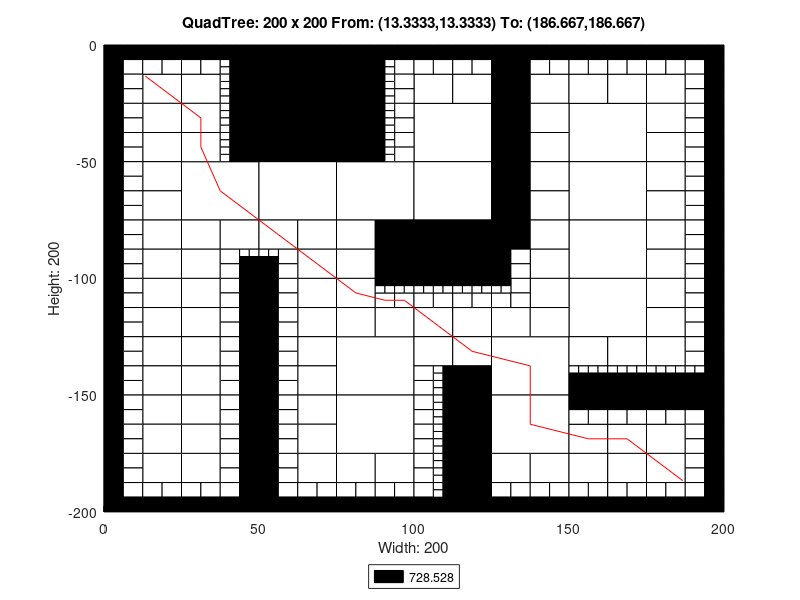

Source code (MATLAB):
axis([0 200 -200 0]);
title('QuadTree: 200 x 200 From: (13.3333,13.3333) To: (186.667,186.667)');
xlabel('Width: 200');
ylabel('Height: 200');
rectangle('Position',[50 -25 25 25], 'FaceColor',[0 0 0]);
rectangle('Position',[50 -50 25 25], 'FaceColor',[0 0 0]);
rectangle('Position',[25 -75 25 25], 'FaceColor',[1 1 1]);
rectangle('Position',[50 -75 25 25], 'FaceColor',[1 1 1]);
rectangle('Position',[75 -75 25 25], 'FaceColor',[1 1 1]);
rectangle('Position',[100 -50 25 25], 'FaceColor',[1 1 1]);
rectangle('Position',[150 -50 25 25], 'FaceColor',[1 1 1]);
rectangle('Position',[100 -75 25 25], 'FaceColor',[1 1 1]);
rectangle('Position',[100 -100 25 25], 'FaceColor',[0 0 0]);
rectangle('Position',[150 -75 25 25], 'FaceColor',[1 1 1]);
rectangle('Position',[150 -100 25 25], 'FaceColor',[1 1 1]);
rectangle('Position',[75 -150 25 25], 'FaceColor',[1 1 1]);
rectangle('Position',[75 -175 25 25], 'FaceColor',[1 1 1]);
rectangle('Position',[125 -150 25 25], 'FaceColor',[1 1 1]);
rectangle('Position',[150 -125 25 25], 'FaceColor',[1 1 1]);
rectangle('Position',[125 -175 25 25], 'FaceColor',[1 1 1]);
rectangle('Position',[12.5 -25 12.5 12.5], 'FaceColor',[1 1 1]);
rectangle('Position',[25 -25 12.5 12.5], 'FaceColor',[1 1 1]);
rectangle('Position',[12.5 -37.5 12.5 12.5], 'FaceColor',[1 1 1]);
rectangle('Position',[12.5 -50 12.5 12.5], 'FaceColor',[1 1 1]);
rectangle('Position',[25 -37.5 12.5 12.5], 'FaceColor',[1 1 1]);
rectangle('Position',[25 -50 12.5 12.5], 'FaceColor',[1 1 1]);
rectangle('Position',[75 -12.5 12.5 12.5], 'FaceColor',[0 0 0]);
rectangle('Position',[75 -25 12.5 12.5], 'FaceColor',[0 0 0]);
rectangle('Position',[75 -37.5 12.5 12.5], 'FaceColor',[0 0 0]);
rectangle('Position',[75 -50 12.5 12.5], 'FaceColor',[0 0 0]);
rectangle('Position',[12.5 -62.5 12.5 12.5], 'FaceColor',[1 1 1]);
rectangle('Position',[12.5 -75 12.5 12.5], 'FaceColor',[1 1 1]);
rectangle('Position',[12.5 -87.5 12.5 12.5], 'FaceColor',[1 1 1]);
rectangle('Position',[12.5 -100 12.5 12.5], 'FaceColor',[1 1 1]);
rectangle('Position',[25 -87.5 12.5 12.5], 'FaceColor',[1 1 1]);
rectangle('Position',[37.5 -87.5 12.5 12.5], 'FaceColor',[1 1 1]);
rectangle('Position',[25 -100 12.5 12.5], 'FaceColor',[1 1 1]);
rectangle('Position',[50 -87.5 12.5 12.5], 'FaceColor',[1 1 1]);
rectangle('Position',[62.5 -87.5 12.5 12.5], 'FaceColor',[1 1 1]);
rectangle('Position',[62.5 -100 12.5 12.5], 'FaceColor',[1 1 1]);
rectangle('Position',[75 -87.5 12.5 12.5], 'FaceColor',[1 1 1]);
rectangle('Position',[87.5 -87.5 12.5 12.5], 'FaceColor',[0 0 0]);
rectangle('Position',[75 -100 12.5 12.5], 'FaceColor',[1 1 1]);
rectangle('Position',[87.5 -100 12.5 12.5], 'FaceColor',[0 0 0]);
rectangle('Position',[100 -25 12.5 12.5], 'FaceColor',[1 1 1]);
rectangle('Position',[112.5 -25 12.5 12.5], 'FaceColor',[1 1 1]);
rectangle('Position',[125 -12.5 12.5 12.5], 'FaceColor',[0 0 0]);
rectangle('Position',[125 -25 12.5 12.5], 'FaceColor',[0 0 0]);
rectangle('Position',[137.5 -25 12.5 12.5], 'FaceColor',[1 1 1]);
rectangle('Position',[125 -37.5 12.5 12.5], 'FaceColor',[0 0 0]);
rectangle('Position',[137.5 -37.5 12.5 12.5], 'FaceColor',[1 1 1]);
rectangle('Position',[125 -50 12.5 12.5], 'FaceColor',[0 0 0]);
rectangle('Position',[137.5 -50 12.5 12.5], 'FaceColor',[1 1 1]);
rectangle('Position',[150 -25 12.5 12.5], 'FaceColor',[1 1 1]);
rectangle('Position',[162.5 -25 12.5 12.5], 'FaceColor',[1 1 1]);
rectangle('Position',[175 -25 12.5 12.5], 'FaceColor',[1 1 1]);
rectangle('Position',[175 -37.5 12.5 12.5], 'FaceColor',[1 1 1]);
rectangle('Position',[175 -50 12.5 12.5], 'FaceColor',[1 1 1]);
rectangle('Position',[125 -62.5 12.5 12.5], 'FaceColor',[0 0 0]);
rectangle('Position',[137.5 -62.5 12.5 12.5], 'FaceColor',[1 1 1]);
rectangle('Position',[125 -75 12.5 12.5], 'FaceColor',[0 0 0]);
rectangle('Position',[137.5 -75 12.5 12.5], 'FaceColor',[1 1 1]);
rectangle('Position',[125 -87.5 12.5 12.5], 'FaceColor',[0 0 0]);
rectangle('Position',[137.5 -87.5 12.5 12.5], 'FaceColor',[1 1 1]);
rectangle('Position',[137.5 -100 12.5 12.5], 'FaceColor',[1 1 1]);
rectangle('Position',[175 -62.5 12.5 12.5], 'FaceColor',[1 1 1]);
rectangle('Position',[175 -75 12.5 12.5], 'FaceColor',[1 1 1]);
rectangle('Position',[175 -87.5 12.5 12.5], 'FaceColor',[1 1 1]);
rectangle('Position',[175 -100 12.5 12.5], 'FaceColor',[1 1 1]);
rectangle('Position',[12.5 -112.5 12.5 12.5], 'FaceColor',[1 1 1]);
rectangle('Position',[12.5 -125 12.5 12.5], 'FaceColor',[1 1 1]);
rectangle('Position',[25 -112.5 12.5 12.5], 'FaceColor',[1 1 1]);
rectangle('Position',[25 -125 12.5 12.5], 'FaceColor',[1 1 1]);
rectangle('Position',[12.5 -137.5 12.5 12.5], 'FaceColor',[1 1 1]);
rectangle('Position',[12.5 -150 12.5 12.5], 'FaceColor',[1 1 1]);
rectangle('Position',[25 -137.5 12.5 12.5], 'FaceColor',[1 1 1]);
rectangle('Position',[25 -150 12.5 12.5], 'FaceColor',[1 1 1]);
rectangle('Position',[62.5 -112.5 12.5 12.5], 'FaceColor',[1 1 1]);
rectangle('Position',[62.5 -125 12.5 12.5], 'FaceColor',[1 1 1]);
rectangle('Position',[75 -112.5 12.5 12.5], 'FaceColor',[1 1 1]);
rectangle('Position',[75 -125 12.5 12.5], 'FaceColor',[1 1 1]);
rectangle('Position',[87.5 -125 12.5 12.5], 'FaceColor',[1 1 1]);
rectangle('Position',[62.5 -137.5 12.5 12.5], 'FaceColor',[1 1 1]);
rectangle('Position',[62.5 -150 12.5 12.5], 'FaceColor',[1 1 1]);
rectangle('Position',[12.5 -162.5 12.5 12.5], 'FaceColor',[1 1 1]);
rectangle('Position',[12.5 -175 12.5 12.5], 'FaceColor',[1 1 1]);
rectangle('Position',[25 -162.5 12.5 12.5], 'FaceColor',[1 1 1]);
rectangle('Position',[25 -175 12.5 12.5], 'FaceColor',[1 1 1]);
rectangle('Position',[12.5 -187.5 12.5 12.5], 'FaceColor',[1 1 1]);
rectangle('Position',[25 -187.5 12.5 12.5], 'FaceColor',[1 1 1]);
rectangle('Position',[62.5 -162.5 12.5 12.5], 'FaceColor',[1 1 1]);
rectangle('Position',[62.5 -175 12.5 12.5], 'FaceColor',[1 1 1]);
rectangle('Position',[62.5 -187.5 12.5 12.5], 'FaceColor',[1 1 1]);
rectangle('Position',[75 -187.5 12.5 12.5], 'FaceColor',[1 1 1]);
rectangle('Position',[87.5 -187.5 12.5 12.5], 'FaceColor',[1 1 1]);
rectangle('Position',[100 -125 12.5 12.5], 'FaceColor',[1 1 1]);
rectangle('Position',[112.5 -125 12.5 12.5], 'FaceColor',[1 1 1]);
rectangle('Position',[137.5 -112.5 12.5 12.5], 'FaceColor',[1 1 1]);
rectangle('Position',[125 -125 12.5 12.5], 'FaceColor',[1 1 1]);
rectangle('Position',[137.5 -125 12.5 12.5], 'FaceColor',[1 1 1]);
rectangle('Position',[100 -137.5 12.5 12.5], 'FaceColor',[1 1 1]);
rectangle('Position',[112.5 -137.5 12.5 12.5], 'FaceColor',[1 1 1]);
rectangle('Position',[112.5 -150 12.5 12.5], 'FaceColor',[0 0 0]);
rectangle('Position',[175 -112.5 12.5 12.5], 'FaceColor',[1 1 1]);
rectangle('Position',[175 -125 12.5 12.5], 'FaceColor',[1 1 1]);
rectangle('Position',[150 -137.5 12.5 12.5], 'FaceColor',[1 1 1]);
rectangle('Position',[162.5 -137.5 12.5 12.5], 'FaceColor',[1 1 1]);
rectangle('Position',[175 -137.5 12.5 12.5], 'FaceColor',[1 1 1]);
rectangle('Position',[112.5 -162.5 12.5 12.5], 'FaceColor',[0 0 0]);
rectangle('Position',[112.5 -175 12.5 12.5], 'FaceColor',[0 0 0]);
rectangle('Position',[112.5 -187.5 12.5 12.5], 'FaceColor',[0 0 0]);
rectangle('Position',[112.5 -200 12.5 12.5], 'FaceColor',[0 0 0]);
rectangle('Position',[125 -187.5 12.5 12.5], 'FaceColor',[1 1 1]);
rectangle('Position',[137.5 -187.5 12.5 12.5], 'FaceColor',[1 1 1]);
rectangle('Position',[150 -175 12.5 12.5], 'FaceColor',[1 1 1]);
rectangle('Position',[162.5 -175 12.5 12.5], 'FaceColor',[1 1 1]);
rectangle('Position',[175 -175 12.5 12.5], 'FaceColor',[1 1 1]);
rectangle('Position',[150 -187.5 12.5 12.5], 'FaceColor',[1 1 1]);
rectangle('Position',[162.5 -187.5 12.5 12.5], 'FaceColor',[1 1 1]);
rectangle('Position',[175 -187.5 12.5 12.5], 'FaceColor',[1 1 1]);
rectangle('Position',[0 -6.25 6.25 6.25], 'FaceColor',[0 0 0]);
rectangle('Position',[6.25 -6.25 6.25 6.25], 'FaceColor',[0 0 0]);
rectangle('Position',[0 -12.5 6.25 6.25], 'FaceColor',[0 0 0]);
rectangle('Position',[6.25 -12.5 6.25 6.25], 'FaceColor',[1 1 1]);
rectangle('Position',[12.5 -6.25 6.25 6.25], 'FaceColor',[0 0 0]);
rectangle('Position',[18.75 -6.25 6.25 6.25], 'FaceColor',[0 0 0]);
rectangle('Position',[12.5 -12.5 6.25 6.25], 'FaceColor',[1 1 1]);
rectangle('Position',[18.75 -12.5 6.25 6.25], 'FaceColor',[1 1 1]);
rectangle('Position',[0 -18.75 6.25 6.25], 'FaceColor',[0 0 0]);
rectangle('Position',[6.25 -18.75 6.25 6.25], 'FaceColor',[1 1 1]);
rectangle('Position',[0 -25 6.25 6.25], 'FaceColor',[0 0 0]);
rectangle('Position',[6.25 -25 6.25 6.25], 'FaceColor',[1 1 1]);
rectangle('Position',[25 -6.25 6.25 6.25], 'FaceColor',[0 0 0]);
rectangle('Position',[31.25 -6.25 6.25 6.25], 'FaceColor',[0 0 0]);
rectangle('Position',[25 -12.5 6.25 6.25], 'FaceColor',[1 1 1]);
rectangle('Position',[31.25 -12.5 6.25 6.25], 'FaceColor',[1 1 1]);
rectangle('Position',[37.5 -6.25 6.25 6.25], 'FaceColor',[0 0 0]);
rectangle('Position',[43.75 -6.25 6.25 6.25], 'FaceColor',[0 0 0]);
rectangle('Position',[43.75 -12.5 6.25 6.25], 'FaceColor',[0 0 0]);
rectangle('Position',[43.75 -18.75 6.25 6.25], 'FaceColor',[0 0 0]);
rectangle('Position',[43.75 -25 6.25 6.25], 'FaceColor',[0 0 0]);
rectangle('Position',[0 -31.25 6.25 6.25], 'FaceColor',[0 0 0]);
rectangle('Position',[6.25 -31.25 6.25 6.25], 'FaceColor',[1 1 1]);
rectangle('Position',[0 -37.5 6.25 6.25], 'FaceColor',[0 0 0]);
rectangle('Position',[6.25 -37.5 6.25 6.25], 'FaceColor',[1 1 1]);
rectangle('Position',[0 -43.75 6.25 6.25], 'FaceColor',[0 0 0]);
rectangle('Position',[6.25 -43.75 6.25 6.25], 'FaceColor',[1 1 1]);
rectangle('Position',[0 -50 6.25 6.25], 'FaceColor',[0 0 0]);
rectangle('Position',[6.25 -50 6.25 6.25], 'FaceColor',[1 1 1]);
rectangle('Position',[43.75 -31.25 6.25 6.25], 'FaceColor',[0 0 0]);
rectangle('Position',[43.75 -37.5 6.25 6.25], 'FaceColor',[0 0 0]);
rectangle('Position',[43.75 -43.75 6.25 6.25], 'FaceColor',[0 0 0]);
rectangle('Position',[43.75 -50 6.25 6.25], 'FaceColor',[0 0 0]);
rectangle('Position',[87.5 -6.25 6.25 6.25], 'FaceColor',[0 0 0]);
rectangle('Position',[93.75 -6.25 6.25 6.25], 'FaceColor',[0 0 0]);
rectangle('Position',[93.75 -12.5 6.25 6.25], 'FaceColor',[1 1 1]);
rectangle('Position',[93.75 -18.75 6.25 6.25], 'FaceColor',[1 1 1]);
rectangle('Position',[93.75 -25 6.25 6.25], 'FaceColor',[1 1 1]);
rectangle('Position',[93.75 -31.25 6.25 6.25], 'FaceColor',[1 1 1]);
rectangle('Position',[93.75 -37.5 6.25 6.25], 'FaceColor',[1 1 1]);
rectangle('Position',[93.75 -43.75 6.25 6.25], 'FaceColor',[1 1 1]);
rectangle('Position',[93.75 -50 6.25 6.25], 'FaceColor',[1 1 1]);
rectangle('Position',[0 -56.25 6.25 6.25], 'FaceColor',[0 0 0]);
rectangle('Position',[6.25 -56.25 6.25 6.25], 'FaceColor',[1 1 1]);
rectangle('Position',[0 -62.5 6.25 6.25], 'FaceColor',[0 0 0]);
rectangle('Position',[6.25 -62.5 6.25 6.25], 'FaceColor',[1 1 1]);
rectangle('Position',[0 -68.75 6.25 6.25], 'FaceColor',[0 0 0]);
rectangle('Position',[6.25 -68.75 6.25 6.25], 'FaceColor',[1 1 1]);
rectangle('Position',[0 -75 6.25 6.25], 'FaceColor',[0 0 0]);
rectangle('Position',[6.25 -75 6.25 6.25], 'FaceColor',[1 1 1]);
rectangle('Position',[0 -81.25 6.25 6.25], 'FaceColor',[0 0 0]);
rectangle('Position',[6.25 -81.25 6.25 6.25], 'FaceColor',[1 1 1]);
rectangle('Position',[0 -87.5 6.25 6.25], 'FaceColor',[0 0 0]);
rectangle('Position',[6.25 -87.5 6.25 6.25], 'FaceColor',[1 1 1]);
rectangle('Position',[0 -93.75 6.25 6.25], 'FaceColor',[0 0 0]);
rectangle('Position',[6.25 -93.75 6.25 6.25], 'FaceColor',[1 1 1]);
rectangle('Position',[0 -100 6.25 6.25], 'FaceColor',[0 0 0]);
rectangle('Position',[6.25 -100 6.25 6.25], 'FaceColor',[1 1 1]);
rectangle('Position',[37.5 -93.75 6.25 6.25], 'FaceColor',[1 1 1]);
rectangle('Position',[37.5 -100 6.25 6.25], 'FaceColor',[1 1 1]);
rectangle('Position',[43.75 -100 6.25 6.25], 'FaceColor',[0 0 0]);
rectangle('Position',[56.25 -93.75 6.25 6.25], 'FaceColor',[1 1 1]);
rectangle('Position',[50 -100 6.25 6.25], 'FaceColor',[0 0 0]);
rectangle('Position',[56.25 -100 6.25 6.25], 'FaceColor',[1 1 1]);
rectangle('Position',[100 -6.25 6.25 6.25], 'FaceColor',[0 0 0]);
rectangle('Position',[106.25 -6.25 6.25 6.25], 'FaceColor',[0 0 0]);
rectangle('Position',[100 -12.5 6.25 6.25], 'FaceColor',[1 1 1]);
rectangle('Position',[106.25 -12.5 6.25 6.25], 'FaceColor',[1 1 1]);
rectangle('Position',[112.5 -6.25 6.25 6.25], 'FaceColor',[0 0 0]);
rectangle('Position',[118.75 -6.25 6.25 6.25], 'FaceColor',[0 0 0]);
rectangle('Position',[112.5 -12.5 6.25 6.25], 'FaceColor',[1 1 1]);
rectangle('Position',[118.75 -12.5 6.25 6.25], 'FaceColor',[1 1 1]);
rectangle('Position',[137.5 -6.25 6.25 6.25], 'FaceColor',[0 0 0]);
rectangle('Position',[143.75 -6.25 6.25 6.25], 'FaceColor',[0 0 0]);
rectangle('Position',[137.5 -12.5 6.25 6.25], 'FaceColor',[1 1 1]);
rectangle('Position',[143.75 -12.5 6.25 6.25], 'FaceColor',[1 1 1]);
rectangle('Position',[150 -6.25 6.25 6.25], 'FaceColor',[0 0 0]);
rectangle('Position',[156.25 -6.25 6.25 6.25], 'FaceColor',[0 0 0]);
rectangle('Position',[150 -12.5 6.25 6.25], 'FaceColor',[1 1 1]);
rectangle('Position',[156.25 -12.5 6.25 6.25], 'FaceColor',[1 1 1]);
rectangle('Position',[162.5 -6.25 6.25 6.25], 'FaceColor',[0 0 0]);
rectangle('Position',[168.75 -6.25 6.25 6.25], 'FaceColor',[0 0 0]);
rectangle('Position',[162.5 -12.5 6.25 6.25], 'FaceColor',[1 1 1]);
rectangle('Position',[168.75 -12.5 6.25 6.25], 'FaceColor',[1 1 1]);
rectangle('Position',[175 -6.25 6.25 6.25], 'FaceColor',[0 0 0]);
rectangle('Position',[181.25 -6.25 6.25 6.25], 'FaceColor',[0 0 0]);
rectangle('Position',[175 -12.5 6.25 6.25], 'FaceColor',[1 1 1]);
rectangle('Position',[181.25 -12.5 6.25 6.25], 'FaceColor',[1 1 1]);
rectangle('Position',[187.5 -6.25 6.25 6.25], 'FaceColor',[0 0 0]);
rectangle('Position',[193.75 -6.25 6.25 6.25], 'FaceColor',[0 0 0]);
rectangle('Position',[187.5 -12.5 6.25 6.25], 'FaceColor',[1 1 1]);
rectangle('Position',[193.75 -12.5 6.25 6.25], 'FaceColor',[0 0 0]);
rectangle('Position',[187.5 -18.75 6.25 6.25], 'FaceColor',[1 1 1]);
rectangle('Position',[193.75 -18.75 6.25 6.25], 'FaceColor',[0 0 0]);
rectangle('Position',[187.5 -25 6.25 6.25], 'FaceColor',[1 1 1]);
rectangle('Position',[193.75 -25 6.25 6.25], 'FaceColor',[0 0 0]);
rectangle('Position',[187.5 -31.25 6.25 6.25], 'FaceColor',[1 1 1]);
rectangle('Position',[193.75 -31.25 6.25 6.25], 'FaceColor',[0 0 0]);
rectangle('Position',[187.5 -37.5 6.25 6.25], 'FaceColor',[1 1 1]);
rectangle('Position',[193.75 -37.5 6.25 6.25], 'FaceColor',[0 0 0]);
rectangle('Position',[187.5 -43.75 6.25 6.25], 'FaceColor',[1 1 1]);
rectangle('Position',[193.75 -43.75 6.25 6.25], 'FaceColor',[0 0 0]);
rectangle('Position',[187.5 -50 6.25 6.25], 'FaceColor',[1 1 1]);
rectangle('Position',[193.75 -50 6.25 6.25], 'FaceColor',[0 0 0]);
rectangle('Position',[125 -93.75 6.25 6.25], 'FaceColor',[0 0 0]);
rectangle('Position',[131.25 -93.75 6.25 6.25], 'FaceColor',[1 1 1]);
rectangle('Position',[125 -100 6.25 6.25], 'FaceColor',[0 0 0]);
rectangle('Position',[131.25 -100 6.25 6.25], 'FaceColor',[1 1 1]);
rectangle('Position',[187.5 -56.25 6.25 6.25], 'FaceColor',[1 1 1]);
rectangle('Position',[193.75 -56.25 6.25 6.25], 'FaceColor',[0 0 0]);
rectangle('Position',[187.5 -62.5 6.25 6.25], 'FaceColor',[1 1 1]);
rectangle('Position',[193.75 -62.5 6.25 6.25], 'FaceColor',[0 0 0]);
rectangle('Position',[187.5 -68.75 6.25 6.25], 'FaceColor',[1 1 1]);
rectangle('Position',[193.75 -68.75 6.25 6.25], 'FaceColor',[0 0 0]);
rectangle('Position',[187.5 -75 6.25 6.25], 'FaceColor',[1 1 1]);
rectangle('Position',[193.75 -75 6.25 6.25], 'FaceColor',[0 0 0]);
rectangle('Position',[187.5 -81.25 6.25 6.25], 'FaceColor',[1 1 1]);
rectangle('Position',[193.75 -81.25 6.25 6.25], 'FaceColor',[0 0 0]);
rectangle('Position',[187.5 -87.5 6.25 6.25], 'FaceColor',[1 1 1]);
rectangle('Position',[193.75 -87.5 6.25 6.25], 'FaceColor',[0 0 0]);
rectangle('Position',[187.5 -93.75 6.25 6.25], 'FaceColor',[1 1 1]);
rectangle('Position',[193.75 -93.75 6.25 6.25], 'FaceColor',[0 0 0]);
rectangle('Position',[187.5 -100 6.25 6.25], 'FaceColor',[1 1 1]);
rectangle('Position',[193.75 -100 6.25 6.25], 'FaceColor',[0 0 0]);
rectangle('Position',[0 -106.25 6.25 6.25], 'FaceColor',[0 0 0]);
rectangle('Position',[6.25 -106.25 6.25 6.25], 'FaceColor',[1 1 1]);
rectangle('Position',[0 -112.5 6.25 6.25], 'FaceColor',[0 0 0]);
rectangle('Position',[6.25 -112.5 6.25 6.25], 'FaceColor',[1 1 1]);
rectangle('Position',[0 -118.75 6.25 6.25], 'FaceColor',[0 0 0]);
rectangle('Position',[6.25 -118.75 6.25 6.25], 'FaceColor',[1 1 1]);
rectangle('Position',[0 -125 6.25 6.25], 'FaceColor',[0 0 0]);
rectangle('Position',[6.25 -125 6.25 6.25], 'FaceColor',[1 1 1]);
rectangle('Position',[37.5 -106.25 6.25 6.25], 'FaceColor',[1 1 1]);
rectangle('Position',[43.75 -106.25 6.25 6.25], 'FaceColor',[0 0 0]);
rectangle('Position',[37.5 -112.5 6.25 6.25], 'FaceColor',[1 1 1]);
rectangle('Position',[43.75 -112.5 6.25 6.25], 'FaceColor',[0 0 0]);
rectangle('Position',[37.5 -118.75 6.25 6.25], 'FaceColor',[1 1 1]);
rectangle('Position',[43.75 -118.75 6.25 6.25], 'FaceColor',[0 0 0]);
rectangle('Position',[37.5 -125 6.25 6.25], 'FaceColor',[1 1 1]);
rectangle('Position',[43.75 -125 6.25 6.25], 'FaceColor',[0 0 0]);
rectangle('Position',[0 -131.25 6.25 6.25], 'FaceColor',[0 0 0]);
rectangle('Position',[6.25 -131.25 6.25 6.25], 'FaceColor',[1 1 1]);
rectangle('Position',[0 -137.5 6.25 6.25], 'FaceColor',[0 0 0]);
rectangle('Position',[6.25 -137.5 6.25 6.25], 'FaceColor',[1 1 1]);
rectangle('Position',[0 -143.75 6.25 6.25], 'FaceColor',[0 0 0]);
rectangle('Position',[6.25 -143.75 6.25 6.25], 'FaceColor',[1 1 1]);
rectangle('Position',[0 -150 6.25 6.25], 'FaceColor',[0 0 0]);
rectangle('Position',[6.25 -150 6.25 6.25], 'FaceColor',[1 1 1]);
rectangle('Position',[37.5 -131.25 6.25 6.25], 'FaceColor',[1 1 1]);
rectangle('Position',[43.75 -131.25 6.25 6.25], 'FaceColor',[0 0 0]);
rectangle('Position',[37.5 -137.5 6.25 6.25], 'FaceColor',[1 1 1]);
rectangle('Position',[43.75 -137.5 6.25 6.25], 'FaceColor',[0 0 0]);
rectangle('Position',[37.5 -143.75 6.25 6.25], 'FaceColor',[1 1 1]);
rectangle('Position',[43.75 -143.75 6.25 6.25], 'FaceColor',[0 0 0]);
rectangle('Position',[37.5 -150 6.25 6.25], 'FaceColor',[1 1 1]);
rectangle('Position',[43.75 -150 6.25 6.25], 'FaceColor',[0 0 0]);
rectangle('Position',[50 -106.25 6.25 6.25], 'FaceColor',[0 0 0]);
rectangle('Position',[56.25 -106.25 6.25 6.25], 'FaceColor',[1 1 1]);
rectangle('Position',[50 -112.5 6.25 6.25], 'FaceColor',[0 0 0]);
rectangle('Position',[56.25 -112.5 6.25 6.25], 'FaceColor',[1 1 1]);
rectangle('Position',[50 -118.75 6.25 6.25], 'FaceColor',[0 0 0]);
rectangle('Position',[56.25 -118.75 6.25 6.25], 'FaceColor',[1 1 1]);
rectangle('Position',[50 -125 6.25 6.25], 'FaceColor',[0 0 0]);
rectangle('Position',[56.25 -125 6.25 6.25], 'FaceColor',[1 1 1]);
rectangle('Position',[87.5 -112.5 6.25 6.25], 'FaceColor',[1 1 1]);
rectangle('Position',[93.75 -112.5 6.25 6.25], 'FaceColor',[1 1 1]);
rectangle('Position',[50 -131.25 6.25 6.25], 'FaceColor',[0 0 0]);
rectangle('Position',[56.25 -131.25 6.25 6.25], 'FaceColor',[1 1 1]);
rectangle('Position',[50 -137.5 6.25 6.25], 'FaceColor',[0 0 0]);
rectangle('Position',[56.25 -137.5 6.25 6.25], 'FaceColor',[1 1 1]);
rectangle('Position',[50 -143.75 6.25 6.25], 'FaceColor',[0 0 0]);
rectangle('Position',[56.25 -143.75 6.25 6.25], 'FaceColor',[1 1 1]);
rectangle('Position',[50 -150 6.25 6.25], 'FaceColor',[0 0 0]);
rectangle('Position',[56.25 -150 6.25 6.25], 'FaceColor',[1 1 1]);
rectangle('Position',[0 -156.25 6.25 6.25], 'FaceColor',[0 0 0]);
rectangle('Position',[6.25 -156.25 6.25 6.25], 'FaceColor',[1 1 1]);
rectangle('Position',[0 -162.5 6.25 6.25], 'FaceColor',[0 0 0]);
rectangle('Position',[6.25 -162.5 6.25 6.25], 'FaceColor',[1 1 1]);
rectangle('Position',[0 -168.75 6.25 6.25], 'FaceColor',[0 0 0]);
rectangle('Position',[6.25 -168.75 6.25 6.25], 'FaceColor',[1 1 1]);
rectangle('Position',[0 -175 6.25 6.25], 'FaceColor',[0 0 0]);
rectangle('Position',[6.25 -175 6.25 6.25], 'FaceColor',[1 1 1]);
rectangle('Position',[37.5 -156.25 6.25 6.25], 'FaceColor',[1 1 1]);
rectangle('Position',[43.75 -156.25 6.25 6.25], 'FaceColor',[0 0 0]);
rectangle('Position',[37.5 -162.5 6.25 6.25], 'FaceColor',[1 1 1]);
rectangle('Position',[43.75 -162.5 6.25 6.25], 'FaceColor',[0 0 0]);
rectangle('Position',[37.5 -168.75 6.25 6.25], 'FaceColor',[1 1 1]);
rectangle('Position',[43.75 -168.75 6.25 6.25], 'FaceColor',[0 0 0]);
rectangle('Position',[37.5 -175 6.25 6.25], 'FaceColor',[1 1 1]);
rectangle('Position',[43.75 -175 6.25 6.25], 'FaceColor',[0 0 0]);
rectangle('Position',[0 -181.25 6.25 6.25], 'FaceColor',[0 0 0]);
rectangle('Position',[6.25 -181.25 6.25 6.25], 'FaceColor',[1 1 1]);
rectangle('Position',[0 -187.5 6.25 6.25], 'FaceColor',[0 0 0]);
rectangle('Position',[6.25 -187.5 6.25 6.25], 'FaceColor',[1 1 1]);
rectangle('Position',[0 -193.75 6.25 6.25], 'FaceColor',[0 0 0]);
rectangle('Position',[6.25 -193.75 6.25 6.25], 'FaceColor',[1 1 1]);
rectangle('Position',[0 -200 6.25 6.25], 'FaceColor',[0 0 0]);
rectangle('Position',[6.25 -200 6.25 6.25], 'FaceColor',[0 0 0]);
rectangle('Position',[12.5 -193.75 6.25 6.25], 'FaceColor',[1 1 1]);
rectangle('Position',[18.75 -193.75 6.25 6.25], 'FaceColor',[1 1 1]);
rectangle('Position',[12.5 -200 6.25 6.25], 'FaceColor',[0 0 0]);
rectangle('Position',[18.75 -200 6.25 6.25], 'FaceColor',[0 0 0]);
rectangle('Position',[37.5 -181.25 6.25 6.25], 'FaceColor',[1 1 1]);
rectangle('Position',[43.75 -181.25 6.25 6.25], 'FaceColor',[0 0 0]);
rectangle('Position',[37.5 -187.5 6.25 6.25], 'FaceColor',[1 1 1]);
rectangle('Position',[43.75 -187.5 6.25 6.25], 'FaceColor',[0 0 0]);
rectangle('Position',[25 -193.75 6.25 6.25], 'FaceColor',[1 1 1]);
rectangle('Position',[31.25 -193.75 6.25 6.25], 'FaceColor',[1 1 1]);
rectangle('Position',[25 -200 6.25 6.25], 'FaceColor',[0 0 0]);
rectangle('Position',[31.25 -200 6.25 6.25], 'FaceColor',[0 0 0]);
rectangle('Position',[37.5 -193.75 6.25 6.25], 'FaceColor',[1 1 1]);
rectangle('Position',[43.75 -193.75 6.25 6.25], 'FaceColor',[0 0 0]);
rectangle('Position',[37.5 -200 6.25 6.25], 'FaceColor',[0 0 0]);
rectangle('Position',[43.75 -200 6.25 6.25], 'FaceColor',[0 0 0]);
rectangle('Position',[50 -156.25 6.25 6.25], 'FaceColor',[0 0 0]);
rectangle('Position',[56.25 -156.25 6.25 6.25], 'FaceColor',[1 1 1]);
rectangle('Position',[50 -162.5 6.25 6.25], 'FaceColor',[0 0 0]);
rectangle('Position',[56.25 -162.5 6.25 6.25], 'FaceColor',[1 1 1]);
rectangle('Position',[50 -168.75 6.25 6.25], 'FaceColor',[0 0 0]);
rectangle('Position',[56.25 -168.75 6.25 6.25], 'FaceColor',[1 1 1]);
rectangle('Position',[50 -175 6.25 6.25], 'FaceColor',[0 0 0]);
rectangle('Position',[56.25 -175 6.25 6.25], 'FaceColor',[1 1 1]);
rectangle('Position',[50 -181.25 6.25 6.25], 'FaceColor',[0 0 0]);
rectangle('Position',[56.25 -181.25 6.25 6.25], 'FaceColor',[1 1 1]);
rectangle('Position',[50 -187.5 6.25 6.25], 'FaceColor',[0 0 0]);
rectangle('Position',[56.25 -187.5 6.25 6.25], 'FaceColor',[1 1 1]);
rectangle('Position',[50 -193.75 6.25 6.25], 'FaceColor',[0 0 0]);
rectangle('Position',[56.25 -193.75 6.25 6.25], 'FaceColor',[1 1 1]);
rectangle('Position',[50 -200 6.25 6.25], 'FaceColor',[0 0 0]);
rectangle('Position',[56.25 -200 6.25 6.25], 'FaceColor',[0 0 0]);
rectangle('Position',[62.5 -193.75 6.25 6.25], 'FaceColor',[1 1 1]);
rectangle('Position',[68.75 -193.75 6.25 6.25], 'FaceColor',[1 1 1]);
rectangle('Position',[62.5 -200 6.25 6.25], 'FaceColor',[0 0 0]);
rectangle('Position',[68.75 -200 6.25 6.25], 'FaceColor',[0 0 0]);
rectangle('Position',[75 -193.75 6.25 6.25], 'FaceColor',[1 1 1]);
rectangle('Position',[81.25 -193.75 6.25 6.25], 'FaceColor',[1 1 1]);
rectangle('Position',[75 -200 6.25 6.25], 'FaceColor',[0 0 0]);
rectangle('Position',[81.25 -200 6.25 6.25], 'FaceColor',[0 0 0]);
rectangle('Position',[87.5 -193.75 6.25 6.25], 'FaceColor',[1 1 1]);
rectangle('Position',[93.75 -193.75 6.25 6.25], 'FaceColor',[1 1 1]);
rectangle('Position',[87.5 -200 6.25 6.25], 'FaceColor',[0 0 0]);
rectangle('Position',[93.75 -200 6.25 6.25], 'FaceColor',[0 0 0]);
rectangle('Position',[100 -112.5 6.25 6.25], 'FaceColor',[1 1 1]);
rectangle('Position',[106.25 -112.5 6.25 6.25], 'FaceColor',[1 1 1]);
rectangle('Position',[112.5 -112.5 6.25 6.25], 'FaceColor',[1 1 1]);
rectangle('Position',[118.75 -112.5 6.25 6.25], 'FaceColor',[1 1 1]);
rectangle('Position',[131.25 -106.25 6.25 6.25], 'FaceColor',[1 1 1]);
rectangle('Position',[125 -112.5 6.25 6.25], 'FaceColor',[1 1 1]);
rectangle('Position',[131.25 -112.5 6.25 6.25], 'FaceColor',[1 1 1]);
rectangle('Position',[100 -143.75 6.25 6.25], 'FaceColor',[1 1 1]);
rectangle('Position',[100 -150 6.25 6.25], 'FaceColor',[1 1 1]);
rectangle('Position',[187.5 -106.25 6.25 6.25], 'FaceColor',[1 1 1]);
rectangle('Position',[193.75 -106.25 6.25 6.25], 'FaceColor',[0 0 0]);
rectangle('Position',[187.5 -112.5 6.25 6.25], 'FaceColor',[1 1 1]);
rectangle('Position',[193.75 -112.5 6.25 6.25], 'FaceColor',[0 0 0]);
rectangle('Position',[187.5 -118.75 6.25 6.25], 'FaceColor',[1 1 1]);
rectangle('Position',[193.75 -118.75 6.25 6.25], 'FaceColor',[0 0 0]);
rectangle('Position',[187.5 -125 6.25 6.25], 'FaceColor',[1 1 1]);
rectangle('Position',[193.75 -125 6.25 6.25], 'FaceColor',[0 0 0]);
rectangle('Position',[150 -150 6.25 6.25], 'FaceColor',[0 0 0]);
rectangle('Position',[156.25 -150 6.25 6.25], 'FaceColor',[0 0 0]);
rectangle('Position',[162.5 -150 6.25 6.25], 'FaceColor',[0 0 0]);
rectangle('Position',[168.75 -150 6.25 6.25], 'FaceColor',[0 0 0]);
rectangle('Position',[187.5 -131.25 6.25 6.25], 'FaceColor',[1 1 1]);
rectangle('Position',[193.75 -131.25 6.25 6.25], 'FaceColor',[0 0 0]);
rectangle('Position',[187.5 -137.5 6.25 6.25], 'FaceColor',[1 1 1]);
rectangle('Position',[193.75 -137.5 6.25 6.25], 'FaceColor',[0 0 0]);
rectangle('Position',[175 -150 6.25 6.25], 'FaceColor',[0 0 0]);
rectangle('Position',[181.25 -150 6.25 6.25], 'FaceColor',[0 0 0]);
rectangle('Position',[193.75 -143.75 6.25 6.25], 'FaceColor',[0 0 0]);
rectangle('Position',[187.5 -150 6.25 6.25], 'FaceColor',[0 0 0]);
rectangle('Position',[193.75 -150 6.25 6.25], 'FaceColor',[0 0 0]);
rectangle('Position',[100 -156.25 6.25 6.25], 'FaceColor',[1 1 1]);
rectangle('Position',[100 -162.5 6.25 6.25], 'FaceColor',[1 1 1]);
rectangle('Position',[100 -168.75 6.25 6.25], 'FaceColor',[1 1 1]);
rectangle('Position',[100 -175 6.25 6.25], 'FaceColor',[1 1 1]);
rectangle('Position',[100 -181.25 6.25 6.25], 'FaceColor',[1 1 1]);
rectangle('Position',[100 -187.5 6.25 6.25], 'FaceColor',[1 1 1]);
rectangle('Position',[100 -193.75 6.25 6.25], 'FaceColor',[1 1 1]);
rectangle('Position',[100 -200 6.25 6.25], 'FaceColor',[0 0 0]);
rectangle('Position',[106.25 -200 6.25 6.25], 'FaceColor',[0 0 0]);
rectangle('Position',[125 -193.75 6.25 6.25], 'FaceColor',[1 1 1]);
rectangle('Position',[131.25 -193.75 6.25 6.25], 'FaceColor',[1 1 1]);
rectangle('Position',[125 -200 6.25 6.25], 'FaceColor',[0 0 0]);
rectangle('Position',[131.25 -200 6.25 6.25], 'FaceColor',[0 0 0]);
rectangle('Position',[137.5 -193.75 6.25 6.25], 'FaceColor',[1 1 1]);
rectangle('Position',[143.75 -193.75 6.25 6.25], 'FaceColor',[1 1 1]);
rectangle('Position',[137.5 -200 6.25 6.25], 'FaceColor',[0 0 0]);
rectangle('Position',[143.75 -200 6.25 6.25], 'FaceColor',[0 0 0]);
rectangle('Position',[150 -156.25 6.25 6.25], 'FaceColor',[0 0 0]);
rectangle('Position',[156.25 -156.25 6.25 6.25], 'FaceColor',[0 0 0]);
rectangle('Position',[150 -162.5 6.25 6.25], 'FaceColor',[1 1 1]);
rectangle('Position',[156.25 -162.5 6.25 6.25], 'FaceColor',[1 1 1]);
rectangle('Position',[162.5 -156.25 6.25 6.25], 'FaceColor',[0 0 0]);
rectangle('Position',[168.75 -156.25 6.25 6.25], 'FaceColor',[0 0 0]);
rectangle('Position',[162.5 -162.5 6.25 6.25], 'FaceColor',[1 1 1]);
rectangle('Position',[168.75 -162.5 6.25 6.25], 'FaceColor',[1 1 1]);
rectangle('Position',[175 -156.25 6.25 6.25], 'FaceColor',[0 0 0]);
rectangle('Position',[181.25 -156.25 6.25 6.25], 'FaceColor',[0 0 0]);
rectangle('Position',[175 -162.5 6.25 6.25], 'FaceColor',[1 1 1]);
rectangle('Position',[181.25 -162.5 6.25 6.25], 'FaceColor',[1 1 1]);
rectangle('Position',[187.5 -156.25 6.25 6.25], 'FaceColor',[0 0 0]);
rectangle('Position',[193.75 -156.25 6.25 6.25], 'FaceColor',[0 0 0]);
rectangle('Position',[187.5 -162.5 6.25 6.25], 'FaceColor',[1 1 1]);
rectangle('Position',[193.75 -162.5 6.25 6.25], 'FaceColor',[0 0 0]);
rectangle('Position',[187.5 -168.75 6.25 6.25], 'FaceColor',[1 1 1]);
rectangle('Position',[193.75 -168.75 6.25 6.25], 'FaceColor',[0 0 0]);
rectangle('Position',[187.5 -175 6.25 6.25], 'FaceColor',[1 1 1]);
rectangle('Position',[193.75 -175 6.25 6.25], 'FaceColor',[0 0 0]);
rectangle('Position',[150 -193.75 6.25 6.25], 'FaceColor',[1 1 1]);
rectangle('Position',[156.25 -193.75 6.25 6.25], 'FaceColor',[1 1 1]);
rectangle('Position',[150 -200 6.25 6.25], 'FaceColor',[0 0 0]);
rectangle('Position',[156.25 -200 6.25 6.25], 'FaceColor',[0 0 0]);
rectangle('Position',[162.5 -193.75 6.25 6.25], 'FaceColor',[1 1 1]);
rectangle('Position',[168.75 -193.75 6.25 6.25], 'FaceColor',[1 1 1]);
rectangle('Position',[162.5 -200 6.25 6.25], 'FaceColor',[0 0 0]);
rectangle('Position',[168.75 -200 6.25 6.25], 'FaceColor',[0 0 0]);
rectangle('Position',[187.5 -181.25 6.25 6.25], 'FaceColor',[1 1 1]);
rectangle('Position',[193.75 -181.25 6.25 6.25], 'FaceColor',[0 0 0]);
rectangle('Position',[187.5 -187.5 6.25 6.25], 'FaceColor',[1 1 1]);
rectangle('Position',[193.75 -187.5 6.25 6.25], 'FaceColor',[0 0 0]);
rectangle('Position',[175 -193.75 6.25 6.25], 'FaceColor',[1 1 1]);
rectangle('Position',[181.25 -193.75 6.25 6.25], 'FaceColor',[1 1 1]);
rectangle('Position',[175 -200 6.25 6.25], 'FaceColor',[0 0 0]);
rectangle('Position',[181.25 -200 6.25 6.25], 'FaceColor',[0 0 0]);
rectangle('Position',[187.5 -193.75 6.25 6.25], 'FaceColor',[1 1 1]);
rectangle('Position',[193.75 -193.75 6.25 6.25], 'FaceColor',[0 0 0]);
rectangle('Position',[187.5 -200 6.25 6.25], 'FaceColor',[0 0 0]);
rectangle('Position',[193.75 -200 6.25 6.25], 'FaceColor',[0 0 0]);
rectangle('Position',[37.5 -9.375 3.125 3.125], 'FaceColor',[1 1 1]);
rectangle('Position',[40.625 -9.375 3.125 3.125], 'FaceColor',[0 0 0]);
rectangle('Position',[37.5 -12.5 3.125 3.125], 'FaceColor',[1 1 1]);
rectangle('Position',[40.625 -12.5 3.125 3.125], 'FaceColor',[0 0 0]);
rectangle('Position',[37.5 -15.625 3.125 3.125], 'FaceColor',[1 1 1]);
rectangle('Position',[40.625 -15.625 3.125 3.125], 'FaceColor',[0 0 0]);
rectangle('Position',[37.5 -18.75 3.125 3.125], 'FaceColor',[1 1 1]);
rectangle('Position',[40.625 -18.75 3.125 3.125], 'FaceColor',[0 0 0]);
rectangle('Position',[37.5 -21.875 3.125 3.125], 'FaceColor',[1 1 1]);
rectangle('Position',[40.625 -21.875 3.125 3.125], 'FaceColor',[0 0 0]);
rectangle('Position',[37.5 -25 3.125 3.125], 'FaceColor',[1 1 1]);
rectangle('Position',[40.625 -25 3.125 3.125], 'FaceColor',[0 0 0]);
rectangle('Position',[37.5 -28.125 3.125 3.125], 'FaceColor',[1 1 1]);
rectangle('Position',[40.625 -28.125 3.125 3.125], 'FaceColor',[0 0 0]);
rectangle('Position',[37.5 -31.25 3.125 3.125], 'FaceColor',[1 1 1]);
rectangle('Position',[40.625 -31.25 3.125 3.125], 'FaceColor',[0 0 0]);
rectangle('Position',[37.5 -34.375 3.125 3.125], 'FaceColor',[1 1 1]);
rectangle('Position',[40.625 -34.375 3.125 3.125], 'FaceColor',[0 0 0]);
rectangle('Position',[37.5 -37.5 3.125 3.125], 'FaceColor',[1 1 1]);
rectangle('Position',[40.625 -37.5 3.125 3.125], 'FaceColor',[0 0 0]);
rectangle('Position',[37.5 -40.625 3.125 3.125], 'FaceColor',[1 1 1]);
rectangle('Position',[40.625 -40.625 3.125 3.125], 'FaceColor',[0 0 0]);
rectangle('Position',[37.5 -43.75 3.125 3.125], 'FaceColor',[1 1 1]);
rectangle('Position',[40.625 -43.75 3.125 3.125], 'FaceColor',[0 0 0]);
rectangle('Position',[37.5 -46.875 3.125 3.125], 'FaceColor',[1 1 1]);
rectangle('Position',[40.625 -46.875 3.125 3.125], 'FaceColor',[0 0 0]);
rectangle('Position',[37.5 -50 3.125 3.125], 'FaceColor',[1 1 1]);
rectangle('Position',[40.625 -50 3.125 3.125], 'FaceColor',[0 0 0]);
rectangle('Position',[87.5 -9.375 3.125 3.125], 'FaceColor',[0 0 0]);
rectangle('Position',[90.625 -9.375 3.125 3.125], 'FaceColor',[1 1 1]);
rectangle('Position',[87.5 -12.5 3.125 3.125], 'FaceColor',[0 0 0]);
rectangle('Position',[90.625 -12.5 3.125 3.125], 'FaceColor',[1 1 1]);
rectangle('Position',[87.5 -15.625 3.125 3.125], 'FaceColor',[0 0 0]);
rectangle('Position',[90.625 -15.625 3.125 3.125], 'FaceColor',[1 1 1]);
rectangle('Position',[87.5 -18.75 3.125 3.125], 'FaceColor',[0 0 0]);
rectangle('Position',[90.625 -18.75 3.125 3.125], 'FaceColor',[1 1 1]);
rectangle('Position',[87.5 -21.875 3.125 3.125], 'FaceColor',[0 0 0]);
rectangle('Position',[90.625 -21.875 3.125 3.125], 'FaceColor',[1 1 1]);
rectangle('Position',[87.5 -25 3.125 3.125], 'FaceColor',[0 0 0]);
rectangle('Position',[90.625 -25 3.125 3.125], 'FaceColor',[1 1 1]);
rectangle('Position',[87.5 -28.125 3.125 3.125], 'FaceColor',[0 0 0]);
rectangle('Position',[90.625 -28.125 3.125 3.125], 'FaceColor',[1 1 1]);
rectangle('Position',[87.5 -31.25 3.125 3.125], 'FaceColor',[0 0 0]);
rectangle('Position',[90.625 -31.25 3.125 3.125], 'FaceColor',[1 1 1]);
rectangle('Position',[87.5 -34.375 3.125 3.125], 'FaceColor',[0 0 0]);
rectangle('Position',[90.625 -34.375 3.125 3.125], 'FaceColor',[1 1 1]);
rectangle('Position',[87.5 -37.5 3.125 3.125], 'FaceColor',[0 0 0]);
rectangle('Position',[90.625 -37.5 3.125 3.125], 'FaceColor',[1 1 1]);
rectangle('Position',[87.5 -40.625 3.125 3.125], 'FaceColor',[0 0 0]);
rectangle('Position',[90.625 -40.625 3.125 3.125], 'FaceColor',[1 1 1]);
rectangle('Position',[87.5 -43.75 3.125 3.125], 'FaceColor',[0 0 0]);
rectangle('Position',[90.625 -43.75 3.125 3.125], 'FaceColor',[1 1 1]);
rectangle('Position',[87.5 -46.875 3.125 3.125], 'FaceColor',[0 0 0]);
rectangle('Position',[90.625 -46.875 3.125 3.125], 'FaceColor',[1 1 1]);
rectangle('Position',[87.5 -50 3.125 3.125], 'FaceColor',[0 0 0]);
rectangle('Position',[90.625 -50 3.125 3.125], 'FaceColor',[1 1 1]);
rectangle('Position',[43.75 -90.625 3.125 3.125], 'FaceColor',[1 1 1]);
rectangle('Position',[46.875 -90.625 3.125 3.125], 'FaceColor',[1 1 1]);
rectangle('Position',[43.75 -93.75 3.125 3.125], 'FaceColor',[0 0 0]);
rectangle('Position',[46.875 -93.75 3.125 3.125], 'FaceColor',[0 0 0]);
rectangle('Position',[50 -90.625 3.125 3.125], 'FaceColor',[1 1 1]);
rectangle('Position',[53.125 -90.625 3.125 3.125], 'FaceColor',[1 1 1]);
rectangle('Position',[50 -93.75 3.125 3.125], 'FaceColor',[0 0 0]);
rectangle('Position',[53.125 -93.75 3.125 3.125], 'FaceColor',[0 0 0]);
rectangle('Position',[87.5 -103.125 3.125 3.125], 'FaceColor',[0 0 0]);
rectangle('Position',[90.625 -103.125 3.125 3.125], 'FaceColor',[0 0 0]);
rectangle('Position',[87.5 -106.25 3.125 3.125], 'FaceColor',[1 1 1]);
rectangle('Position',[90.625 -106.25 3.125 3.125], 'FaceColor',[1 1 1]);
rectangle('Position',[93.75 -103.125 3.125 3.125], 'FaceColor',[0 0 0]);
rectangle('Position',[96.875 -103.125 3.125 3.125], 'FaceColor',[0 0 0]);
rectangle('Position',[93.75 -106.25 3.125 3.125], 'FaceColor',[1 1 1]);
rectangle('Position',[96.875 -106.25 3.125 3.125], 'FaceColor',[1 1 1]);
rectangle('Position',[100 -103.125 3.125 3.125], 'FaceColor',[0 0 0]);
rectangle('Position',[103.125 -103.125 3.125 3.125], 'FaceColor',[0 0 0]);
rectangle('Position',[100 -106.25 3.125 3.125], 'FaceColor',[1 1 1]);
rectangle('Position',[103.125 -106.25 3.125 3.125], 'FaceColor',[1 1 1]);
rectangle('Position',[106.25 -103.125 3.125 3.125], 'FaceColor',[0 0 0]);
rectangle('Position',[109.375 -103.125 3.125 3.125], 'FaceColor',[0 0 0]);
rectangle('Position',[106.25 -106.25 3.125 3.125], 'FaceColor',[1 1 1]);
rectangle('Position',[109.375 -106.25 3.125 3.125], 'FaceColor',[1 1 1]);
rectangle('Position',[112.5 -103.125 3.125 3.125], 'FaceColor',[0 0 0]);
rectangle('Position',[115.625 -103.125 3.125 3.125], 'FaceColor',[0 0 0]);
rectangle('Position',[112.5 -106.25 3.125 3.125], 'FaceColor',[1 1 1]);
rectangle('Position',[115.625 -106.25 3.125 3.125], 'FaceColor',[1 1 1]);
rectangle('Position',[118.75 -103.125 3.125 3.125], 'FaceColor',[0 0 0]);
rectangle('Position',[121.875 -103.125 3.125 3.125], 'FaceColor',[0 0 0]);
rectangle('Position',[118.75 -106.25 3.125 3.125], 'FaceColor',[1 1 1]);
rectangle('Position',[121.875 -106.25 3.125 3.125], 'FaceColor',[1 1 1]);
rectangle('Position',[125 -103.125 3.125 3.125], 'FaceColor',[0 0 0]);
rectangle('Position',[128.125 -103.125 3.125 3.125], 'FaceColor',[0 0 0]);
rectangle('Position',[125 -106.25 3.125 3.125], 'FaceColor',[1 1 1]);
rectangle('Position',[128.125 -106.25 3.125 3.125], 'FaceColor',[1 1 1]);
rectangle('Position',[106.25 -140.625 3.125 3.125], 'FaceColor',[1 1 1]);
rectangle('Position',[109.375 -140.625 3.125 3.125], 'FaceColor',[0 0 0]);
rectangle('Position',[106.25 -143.75 3.125 3.125], 'FaceColor',[1 1 1]);
rectangle('Position',[109.375 -143.75 3.125 3.125], 'FaceColor',[0 0 0]);
rectangle('Position',[106.25 -146.875 3.125 3.125], 'FaceColor',[1 1 1]);
rectangle('Position',[109.375 -146.875 3.125 3.125], 'FaceColor',[0 0 0]);
rectangle('Position',[106.25 -150 3.125 3.125], 'FaceColor',[1 1 1]);
rectangle('Position',[109.375 -150 3.125 3.125], 'FaceColor',[0 0 0]);
rectangle('Position',[150 -140.625 3.125 3.125], 'FaceColor',[1 1 1]);
rectangle('Position',[153.125 -140.625 3.125 3.125], 'FaceColor',[1 1 1]);
rectangle('Position',[150 -143.75 3.125 3.125], 'FaceColor',[0 0 0]);
rectangle('Position',[153.125 -143.75 3.125 3.125], 'FaceColor',[0 0 0]);
rectangle('Position',[156.25 -140.625 3.125 3.125], 'FaceColor',[1 1 1]);
rectangle('Position',[159.375 -140.625 3.125 3.125], 'FaceColor',[1 1 1]);
rectangle('Position',[156.25 -143.75 3.125 3.125], 'FaceColor',[0 0 0]);
rectangle('Position',[159.375 -143.75 3.125 3.125], 'FaceColor',[0 0 0]);
rectangle('Position',[162.5 -140.625 3.125 3.125], 'FaceColor',[1 1 1]);
rectangle('Position',[165.625 -140.625 3.125 3.125], 'FaceColor',[1 1 1]);
rectangle('Position',[162.5 -143.75 3.125 3.125], 'FaceColor',[0 0 0]);
rectangle('Position',[165.625 -143.75 3.125 3.125], 'FaceColor',[0 0 0]);
rectangle('Position',[168.75 -140.625 3.125 3.125], 'FaceColor',[1 1 1]);
rectangle('Position',[171.875 -140.625 3.125 3.125], 'FaceColor',[1 1 1]);
rectangle('Position',[168.75 -143.75 3.125 3.125], 'FaceColor',[0 0 0]);
rectangle('Position',[171.875 -143.75 3.125 3.125], 'FaceColor',[0 0 0]);
rectangle('Position',[175 -140.625 3.125 3.125], 'FaceColor',[1 1 1]);
rectangle('Position',[178.125 -140.625 3.125 3.125], 'FaceColor',[1 1 1]);
rectangle('Position',[175 -143.75 3.125 3.125], 'FaceColor',[0 0 0]);
rectangle('Position',[178.125 -143.75 3.125 3.125], 'FaceColor',[0 0 0]);
rectangle('Position',[181.25 -140.625 3.125 3.125], 'FaceColor',[1 1 1]);
rectangle('Position',[184.375 -140.625 3.125 3.125], 'FaceColor',[1 1 1]);
rectangle('Position',[181.25 -143.75 3.125 3.125], 'FaceColor',[0 0 0]);
rectangle('Position',[184.375 -143.75 3.125 3.125], 'FaceColor',[0 0 0]);
rectangle('Position',[187.5 -140.625 3.125 3.125], 'FaceColor',[1 1 1]);
rectangle('Position',[190.625 -140.625 3.125 3.125], 'FaceColor',[1 1 1]);
rectangle('Position',[187.5 -143.75 3.125 3.125], 'FaceColor',[0 0 0]);
rectangle('Position',[190.625 -143.75 3.125 3.125], 'FaceColor',[0 0 0]);
rectangle('Position',[106.25 -153.125 3.125 3.125], 'FaceColor',[1 1 1]);
rectangle('Position',[109.375 -153.125 3.125 3.125], 'FaceColor',[0 0 0]);
rectangle('Position',[106.25 -156.25 3.125 3.125], 'FaceColor',[1 1 1]);
rectangle('Position',[109.375 -156.25 3.125 3.125], 'FaceColor',[0 0 0]);
rectangle('Position',[106.25 -159.375 3.125 3.125], 'FaceColor',[1 1 1]);
rectangle('Position',[109.375 -159.375 3.125 3.125], 'FaceColor',[0 0 0]);
rectangle('Position',[106.25 -162.5 3.125 3.125], 'FaceColor',[1 1 1]);
rectangle('Position',[109.375 -162.5 3.125 3.125], 'FaceColor',[0 0 0]);
rectangle('Position',[106.25 -165.625 3.125 3.125], 'FaceColor',[1 1 1]);
rectangle('Position',[109.375 -165.625 3.125 3.125], 'FaceColor',[0 0 0]);
rectangle('Position',[106.25 -168.75 3.125 3.125], 'FaceColor',[1 1 1]);
rectangle('Position',[109.375 -168.75 3.125 3.125], 'FaceColor',[0 0 0]);
rectangle('Position',[106.25 -171.875 3.125 3.125], 'FaceColor',[1 1 1]);
rectangle('Position',[109.375 -171.875 3.125 3.125], 'FaceColor',[0 0 0]);
rectangle('Position',[106.25 -175 3.125 3.125], 'FaceColor',[1 1 1]);
rectangle('Position',[109.375 -175 3.125 3.125], 'FaceColor',[0 0 0]);
rectangle('Position',[106.25 -178.125 3.125 3.125], 'FaceColor',[1 1 1]);
rectangle('Position',[109.375 -178.125 3.125 3.125], 'FaceColor',[0 0 0]);
rectangle('Position',[106.25 -181.25 3.125 3.125], 'FaceColor',[1 1 1]);
rectangle('Position',[109.375 -181.25 3.125 3.125], 'FaceColor',[0 0 0]);
rectangle('Position',[106.25 -184.375 3.125 3.125], 'FaceColor',[1 1 1]);
rectangle('Position',[109.375 -184.375 3.125 3.125], 'FaceColor',[0 0 0]);
rectangle('Position',[106.25 -187.5 3.125 3.125], 'FaceColor',[1 1 1]);
rectangle('Position',[109.375 -187.5 3.125 3.125], 'FaceColor',[0 0 0]);
rectangle('Position',[106.25 -190.625 3.125 3.125], 'FaceColor',[1 1 1]);
rectangle('Position',[109.375 -190.625 3.125 3.125], 'FaceColor',[0 0 0]);
rectangle('Position',[106.25 -193.75 3.125 3.125], 'FaceColor',[1 1 1]);
rectangle('Position',[109.375 -193.75 3.125 3.125], 'FaceColor',[0 0 0]);
X=[186.667,181.25,168.75,156.25,137.5,137.5,118.75,106.25,96.875,90.625,81.25,68.75,56.25,37.5,31.25,31.25,18.75,13.3333];
Y=[-186.667,-181.25,-168.75,-168.75,-162.5,-137.5,-131.25,-118.75,-109.375,-109.375,-106.25,-93.75,-81.25,-62.5,-43.75,-31.25,-18.75,-13.3333];
hold on;
plot(X,Y,'r');
legend('728.528','Location','southoutside');
